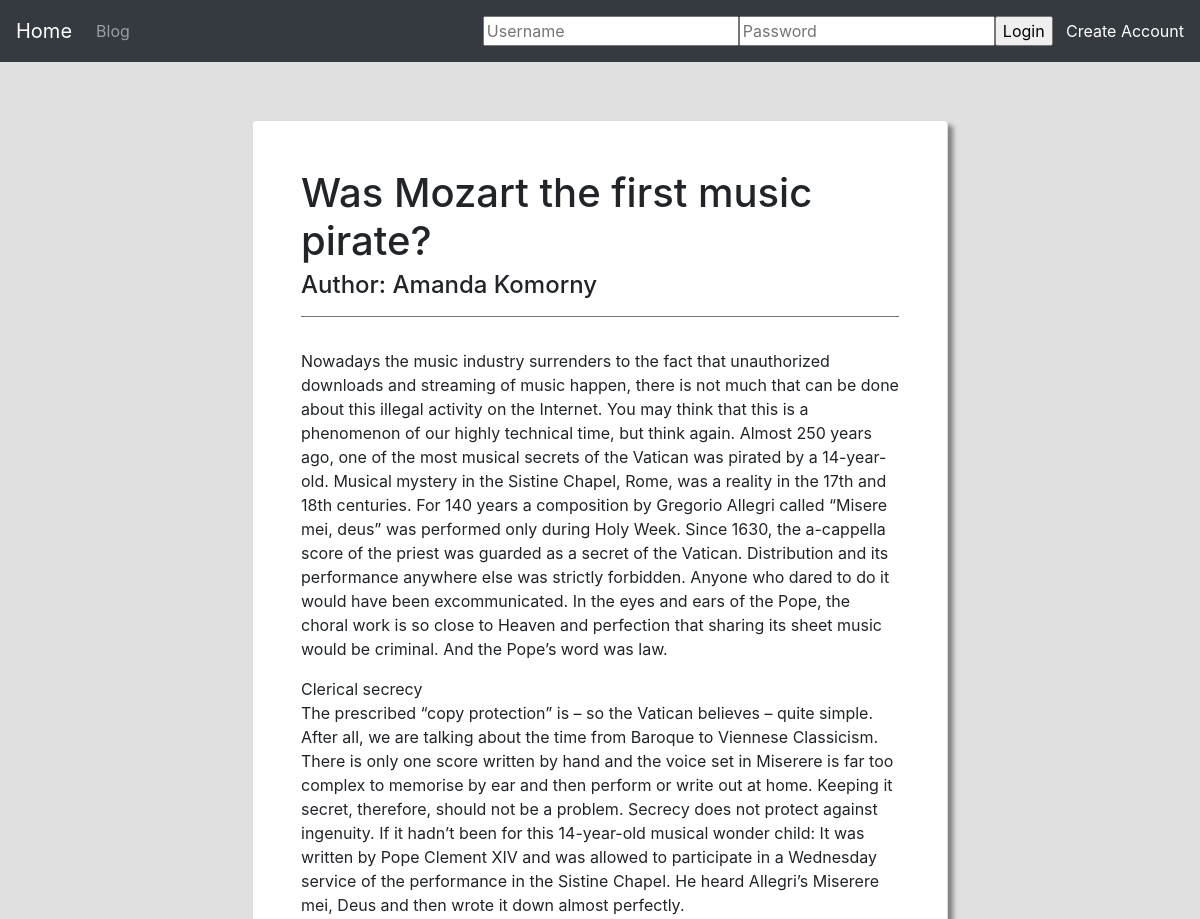
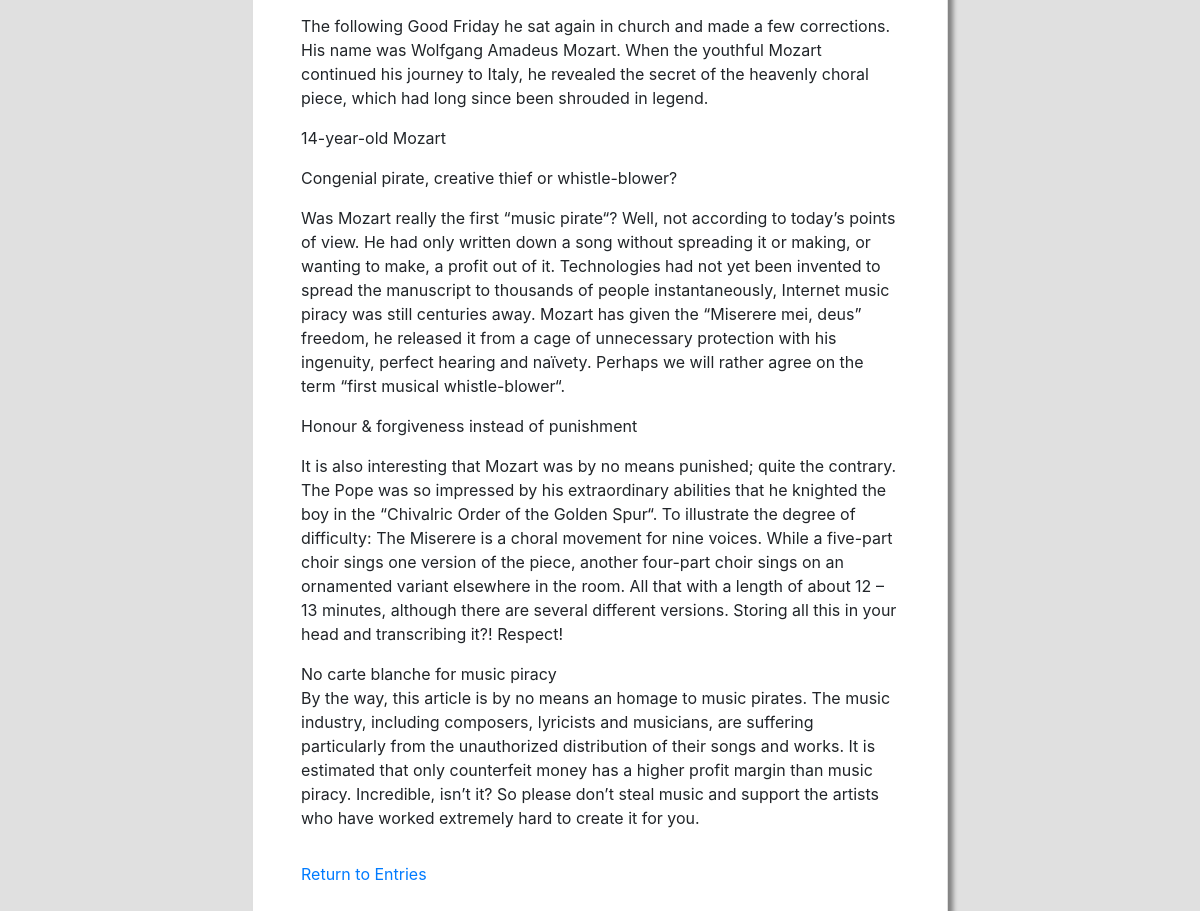
Page /blog/7/ on the committed database (2 pictures, top to bottom).
### blog/models.py (models this page shows, shortened)
class Blog(models.Model):
    author = models.CharField(max_length=64)
    title = models.CharField(max_length=128)
    abstract = models.CharField(max_length=300)
    content = models.CharField(max_length=10000)
    tags = models.CharField(max_length=1000, blank=True)

### blog/views.py (the view)
# urls.py: path("<int:blog_id>/", views.blog_view, name="entry"),
def blog_view(request, blog_id):
    blog = Blog.objects.get(pk=int(blog_id))
    return render(request, "blog/blog.html", {
        "blog": blog,
        "tasks_due": tasks_due(request),
    })

### blog/views.py (called while the page is built)
def tasks_due(request):
    return len(Task.objects.filter(user=request.user).all()) if request.user.is_authenticated else None

### blog/templates/blog/blog.html (shortened to what this page needs)
{% extends 'main/layout.html' %}
{% block body %}
    <div class="col-9 mx-auto pt-2 pb-5 mt-2 w-100 align-self-center">
        <div class="card p-5 my-auto" style="width: 80%; margin: auto; box-shadow: 5px 5px 5px Gray;">
            <h1 class="card-title">{{ blog.title }}</h1>
            <h4 class="card-subtitle">Author: {{ blog.author }}</h4>
            <hr style="height:2x; color:gray; background-color:gray;">
            <p>{{ blog.content|linebreaks }}</p>
            <a href="{% url 'blog:index' %}">Return to Entries</a>
        </div>
    </div>
{% endblock %}

### rows in the picture
Blog: title "Was Mozart the first music pirate?", author "Amanda Komorny", content "Nowadays the music industry surrenders to the fact that unauthorized downloads and streaming of music happen, there is not much that can be done about this illegal activity on the Internet. You may think that this is a phenomenon of our highly technical time, but think again. Almost 250 years ago, one of the most musical secrets of the Vatican was pirated by a 14-year-old. Musical mystery in the Sistine Chapel, Rome, was a reality in the 17th and 18th centuries. For 140 years a composition by Gregorio Allegri called “Misere mei, deus” was performed only during Holy Week. Since 1630, the a-cappella score of the priest was guarded as a secret of the Vatican. Distribution and its performance…"
